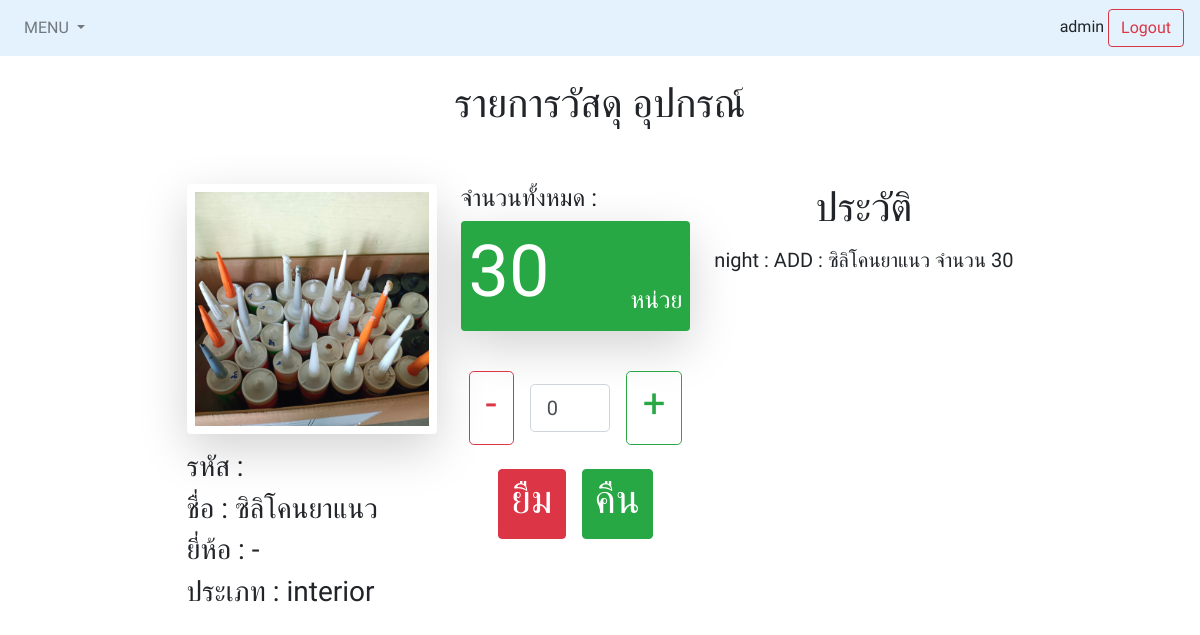
The page /product?id=83 (signed in) on the database as committed earlier.
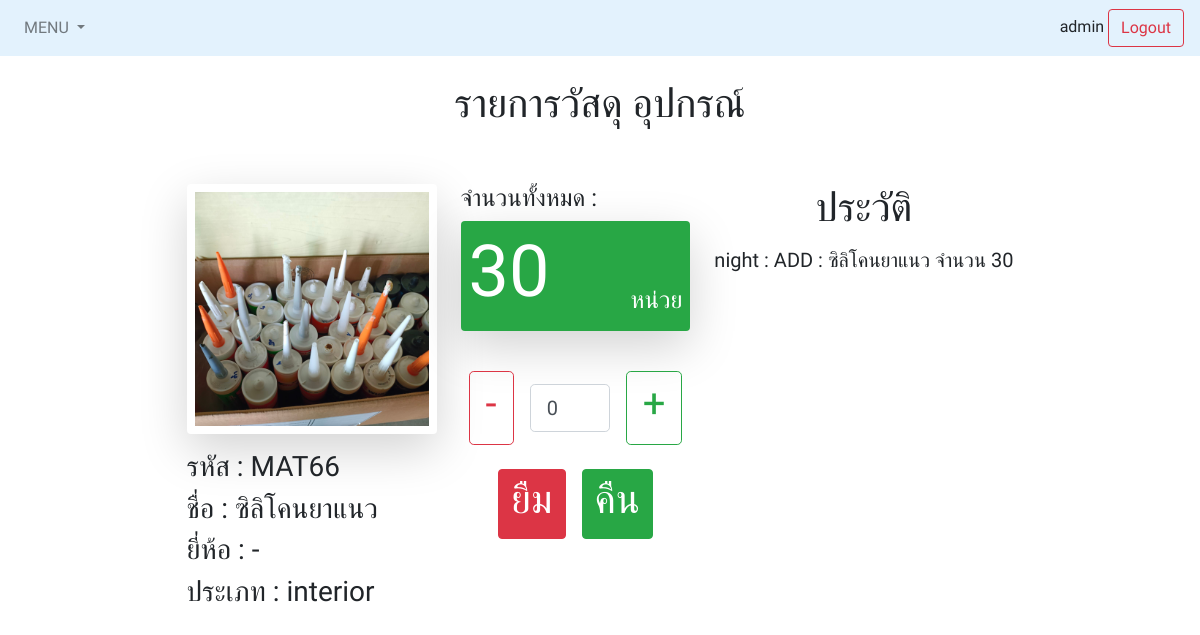
The same page on the database as committed later.
### storage_tns_app/models.py (models this page shows, shortened)
class storage(models.Model):
    order = models.AutoField(auto_created=True, primary_key=True) #mat001 #tns001
    Masterkey = models.CharField(max_length=50,blank=True)
    Name = models.CharField(max_length=50,blank=True)
    Brand = models.CharField(max_length=50, blank=True)
    Type = models.CharField(max_length=50, blank=True)
    Category = models.CharField(max_length=50, blank=True)
    Amount = models.IntegerField()
    Picture = models.ImageField(upload_to='storage', blank=True)

### storage_tns_app/views.py (the view)
# urls.py: re_path(r'^product$',product,name='product'),
def product(request):
    user = request.session.get('user')
    if(user == None):
        return redirect('login')
    Success = None
    if request.method == 'GET': #from Main
        items = storage.objects.filter(order=request.GET.get('id'))
        transaction = reversed(history.objects.filter(Name_order=request.GET.get('id')))
    if request.method == 'POST': #from product Action Borrow/Return
        items = storage.objects.filter(order=request.POST.get('id'))
        Success = action(user,request.POST.get('id'),request.POST.get('submit'),request.POST.get('quantity'))
        transaction = reversed(history.objects.filter(Name_order=request.POST.get('id')))
    return render(request, 'product.html',{'storage':items,'Success':Success,'transactions':transaction,'user':user})

### Templates/product.html (shortened to what this page needs)
{% extends "base.html" %}
{% block content %}
{% load static %}
</head>
<body>
    {% for item in storage %}
<form Action="#" method="POST">
  <nav class="navbar navbar-expand-lg navbar-light d-flex sticky-top" style="background-color: #e3f2fd;">
    <div class="mr-auto">
    <ul class="navbar-nav">
      <li class="nav-item dropdown">
        <a class="nav-link dropdown-toggle" href="#" id="navbardrop" data-toggle="dropdown">
          MENU
        </a>
      </li>
    </ul>
  </div>
      <div class="p2">{{ user }}
      <a href="{% url 'logout' %}" class="btn btn-outline-danger my-2 my-sm-0">Logout</a>
    </div>
  </nav>
  <br>
    <center><h1>รายการวัสดุ อุปกรณ์</h1></center>
  <br>
<div class="container mt-3">
  <div class="d-flex mb-3 flex-wrap justify-content-center" style="height:80%">
    <div class="p-2 pr-3 pl-3">
      <div><img src="static/media/{{ item.Picture }}" class="mx-auto d-block shadow-lg p-2 mb-3 bg-white rounded" width="250" height="250" alt="{{ item.Picture }}"></a></div>
      <div><h3>รหัส : {{ item.Masterkey }}</div>
      <div><h3>ชื่อ : {{ item.Name }}</h3></div>
      <div><h3>ยี่ห้อ : {{ item.Brand }}</h3></div>
      <div><h3>ประเภท : {{ item.Category }}</h3></div>
    </div>
    <div class="p-2 align-self-start">
      <h4>จำนวนทั้งหมด : </h4>
      <div class=" d-flex bg-success p-2 shadow-lg p-2 mb-3 rounded">
          <div class="flex-fill justify-content-start text-white"><h1 class="display-3">{{ item.Amount }}</h1></div>
          <div class="align-self-end text-white"><h4>หน่วย</h4></div>
      </div>
      <div class="d-flex pt-3 mb-3 justify-content-center">
        <div class="p-2 ">
          <button type="button" onclick="FunctionStepDown()" class="minus btn btn-outline-danger btn-lg" >
            <h1> -</h1>
        </button></div>
        <div class="p-2 pl-1 pr-1 align-self-center ">
            <input class="form-control quantity form-control-lg" style="width:80px" min="0" name="quantity" id="quantity" type="number" value="0">
        </div>
        <div class="p-2">
          <button type="button" onclick="FunctionStepUp()" class="plus btn btn-outline-success btn-lg">
            <h1> + </h1>
          </button>
        </div>
      </div>
      <div class="d-flex justify-content-center">
        <div class="pr-3">
            <button type="submit" class="btn btn-danger" id="submit" name="submit" value="borrow"><h1>ยืม</h1></button>
        </div>
        <div>
          <button type="submit" class="btn btn-success" id="submit" name="submit" value="return" ><h1>คืน</h1></button>
        </div>
      </div>
      <br>
    </div>
    <div class="p-2" >
      <div class=" font-weight-bold text-center "><h1>ประวัติ</h1></div>
      <div class="p-2  pl-2">
        {% for transaction in transactions %}
        <h5>{{transaction.Username}} : {{transaction.Action}} : {{ transaction.Name }} จำนวน {{ transaction.Amount }}</h5>
        {% endfor%}
      </div>
    </div>
  </div>
</div>
{%endfor%}
</form>
  </body>
{% endblock content %}

Rows that differ between the two databases and show on the page:
changed storage "ซิลิโคนยาแนว": Masterkey (not shown) → "MAT66"
